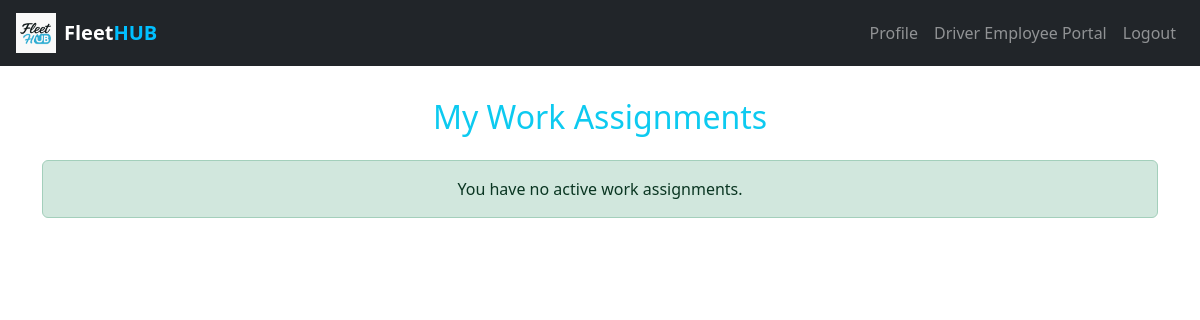
The page /my-assignments (signed in) on the database as committed earlier.
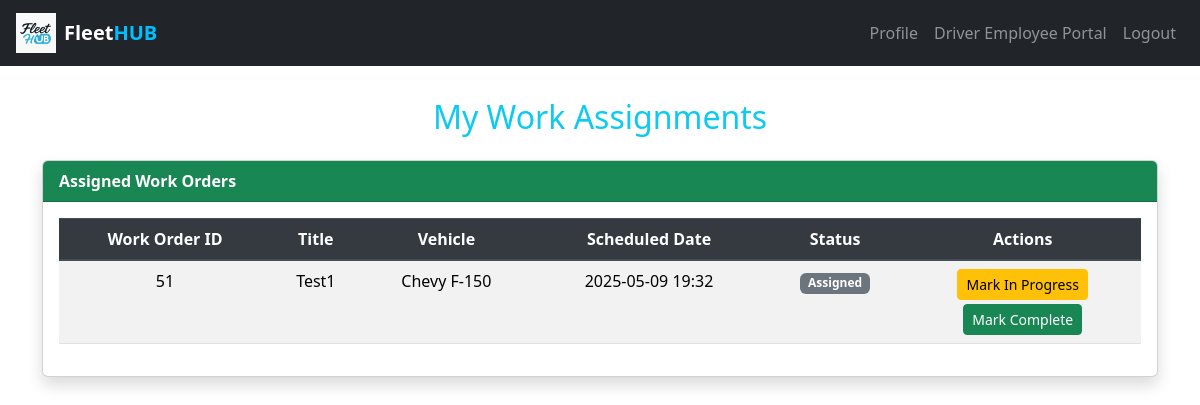
The same page on the database as committed later.
### website/models.py (models this page shows)
class WorkAssignment(db.Model):
    id = db.Column(db.Integer, primary_key=True)
    driver_id = db.Column(db.Integer, db.ForeignKey('user.id'), nullable=False)
    closed_by = db.Column(db.Integer, db.ForeignKey('user.id'))
    work_order_id = db.Column(db.Integer, db.ForeignKey('work_order.id'), nullable=False)
    vehicle_id = db.Column(db.Integer, db.ForeignKey('vehicle.id'), nullable=False)
    driver = db.relationship('User', foreign_keys=[driver_id])
    closer = db.relationship('User', foreign_keys=[closed_by])
    work_order = db.relationship('WorkOrder', backref='assignments')
    vehicle = db.relationship('Vehicle', backref='work_assignments')
    status = db.Column(db.String(20), default='Assigned')
    closed_at = db.Column(db.DateTime)
    __table_args__ = (
        db.UniqueConstraint('work_order_id', 'driver_id', name='unique_driver_assignment'),
        db.UniqueConstraint('work_order_id', 'vehicle_id', name='unique_vehicle_assignment'),
    )

class WorkOrder(db.Model):
    id = db.Column(db.Integer, primary_key=True)
    title = db.Column(db.String(100), nullable=False)
    description = db.Column(db.Text)
    scheduled_date = db.Column(db.DateTime, nullable=False)
    created_at = db.Column(db.DateTime(timezone=True), server_default=func.now())

class Vehicle(db.Model):
    id = db.Column(db.Integer, primary_key=True)
    vin = db.Column(db.String(17), unique=True, nullable=False)
    make = db.Column(db.String(50))
    model = db.Column(db.String(50))
    year = db.Column(db.Integer)
    engine_type = db.Column(db.String(50))
    displacement = db.Column(db.String(50))
    cylinders = db.Column(db.Integer)
    fuel_type = db.Column(db.String(50))
    owner_id = db.Column(db.Integer, db.ForeignKey('user.id'))

### website/views.py (the view)
@views.route('/my-assignments')
@login_required
def my_assignments():
    active_assignments = WorkAssignment.query.filter(
        WorkAssignment.driver_id == current_user.id,
        WorkAssignment.status.in_(['Assigned', 'In Progress'])
    ).all()
    completed_assignments = WorkAssignment.query.filter_by(
        driver_id=current_user.id,
        status='Completed'
    ).all()
    if current_user.role == "Driver Employee":
        return render_template(
            'driver_employee/my_assignments.html',
            active_assignments=active_assignments,
            completed_assignments=completed_assignments
        )
    elif current_user.role == "Clerical Employee":
        return render_template(
            'clerical_employee/my_assignments.html',
            active_assignments=active_assignments,
            completed_assignments=completed_assignments
        )
    else:
        flash("Unauthorized role for this page.", "danger")
        return redirect(url_for('views.home'))

### website/__init__.py (called while the page is built)
def create_app():
    app = Flask(__name__)
    app.config['SECRET_KEY'] = 'hjshjhdjah kjshkjdhjs'
    app.config['SQLALCHEMY_DATABASE_URI'] = f'sqlite:///{DB_NAME}'
    db.init_app(app)
    from .views import views
    from .auth import auth
    app.register_blueprint(views, url_prefix='/')
    app.register_blueprint(auth, url_prefix='/')
    from .models import User
    with app.app_context():
        db.create_all()
    login_manager = LoginManager()
    login_manager.login_view = 'auth.login'
    login_manager.init_app(app)
    @login_manager.user_loader
    def load_user(id):
        return User.query.get(int(id))
    return app

### website/templates/driver_employee/my_assignments.html (shortened to what this page needs)
{% extends "base.html" %}
{% block content %}
<h2 class="text-center text-info mb-4">My Work Assignments</h2>
{% if active_assignments %}
<div class="card shadow mb-4">
  <div class="card-header bg-success text-white">
    <strong>Assigned Work Orders</strong>
  </div>
  <div class="card-body table-responsive">
    <table class="table table-striped text-center">
      <thead class="thead-dark">
        <tr>
          <th>Work Order ID</th>
          <th>Title</th>
          <th>Vehicle</th>
          <th>Scheduled Date</th>
          <th>Status</th>
          <th>Actions</th>
        </tr>
      </thead>
      <tbody>
        {% for a in active_assignments %}
        <tr>
          <td>{{ a.work_order.id }}</td>
          <td>{{ a.work_order.title }}</td>
          <td>{{ a.vehicle.make }} {{ a.vehicle.model }}</td>
          <td>{{ a.work_order.scheduled_date.strftime('%Y-%m-%d %H:%M') }}</td>
          <td>
            {% if a.status == 'In Progress' %}
              <span class="badge badge-warning">In Progress</span>
            {% else %}
              <span class="badge badge-secondary">Assigned</span>
            {% endif %}
          </td>
          <td>
            {% if a.status != 'In Progress' %}
            <form action="{{ url_for('views.update_assignment_status', assignment_id=a.id, new_status='In Progress') }}" method="post" class="mb-1">
              <button type="submit" class="btn btn-warning btn-sm">Mark In Progress</button>
            </form>
            {% endif %}
            <form action="{{ url_for('views.update_assignment_status', assignment_id=a.id, new_status='Completed') }}" method="post">
              <button type="submit" class="btn btn-success btn-sm">Mark Complete</button>
            </form>
          </td>
        </tr>
        {% endfor %}
      </tbody>
    </table>
  </div>
</div>
{% else %}
<div class="alert alert-success text-center">You have no active work assignments.</div>
{% endif %}
{% endblock %}

### website/templates/base.html (shortened to what this page needs)
<!DOCTYPE html>
<html>
<head>
  <link href="https://stackpath.bootstrapcdn.com/bootstrap/4.5.2/css/bootstrap.min.css" rel="stylesheet">
  <link rel="stylesheet" href="https://cdn.jsdelivr.net/npm/bootstrap@4.6.2/dist/css/bootstrap.min.css">
  <link rel="stylesheet" href="https://cdn.jsdelivr.net/npm/bootstrap@5.3.2/dist/css/bootstrap.min.css">
  <link rel="stylesheet" href="https://cdnjs.cloudflare.com/ajax/libs/font-awesome/5.15.4/css/all.min.css">
</head>
<body>
  <nav class="navbar navbar-expand-lg navbar-dark bg-dark px-3">
    <a class="navbar-brand d-flex align-items-center" href="{{ url_for('views.home') }}">
      <img src="{{ url_for('static', filename='logo.png') }}" alt="Logo" height="40" class="me-2">
      <strong>Fleet<span style="color:#00BFFF;">HUB</span></strong>
    </a>
    <div class="collapse navbar-collapse justify-content-end" id="navbarNav">
      <ul class="navbar-nav">
        {% if current_user.is_authenticated %}
          <li class="nav-item"><a class="nav-link" href="{{ url_for('views.profile') }}">Profile</a></li>
          {% if current_user.role == 'Fleet Manager' %}
            <li class="nav-item"><a class="nav-link" href="{{ url_for('views.fleet_manager') }}">Fleet Manager Portal</a></li>
          {% elif current_user.role == 'Driver Employee' %}
            <li class="nav-item"><a class="nav-link" href="{{ url_for('views.driver_employee') }}">Driver Employee Portal</a></li>
          {% elif current_user.role == 'Clerical Employee' %}
            <li class="nav-item"><a class="nav-link" href="{{ url_for('views.clerical_employee') }}">Clerical Employee Portal</a></li>
          {% elif current_user.role == 'HR Admin' %}
            <li class="nav-item"><a class="nav-link" href="{{ url_for('views.hr_admin') }}">HR Admin Portal</a></li>
          {% endif %}
          <li class="nav-item"><a class="nav-link" href="{{ url_for('auth.logout') }}">Logout</a></li>
        {% else %}
          <li class="nav-item"><a class="nav-link" href="{{ url_for('auth.login') }}">Login</a></li>
          <li class="nav-item"><a class="nav-link" href="{{ url_for('auth.sign_up') }}">Sign Up</a></li>
        {% endif %}
      </ul>
    </div>
  </nav>
  <div class="container py-4">
    {% block content %}{% endblock %}
  </div>
</body>
</html>

Rows that differ between the two databases and show on the page:
added WorkAssignment: work_order.id "51", work_order "Test1", vehicle.make "Chevy", vehicle.model "F-150", work_order.scheduled_date "2025-05-09 19:32", status "Assigned"
Other text that changed with them:
text no longer shown: "You have no active work assignments."
text now shown: "Assigned Work Orders Work Order ID Title Vehicle Scheduled Date Status Actions"
